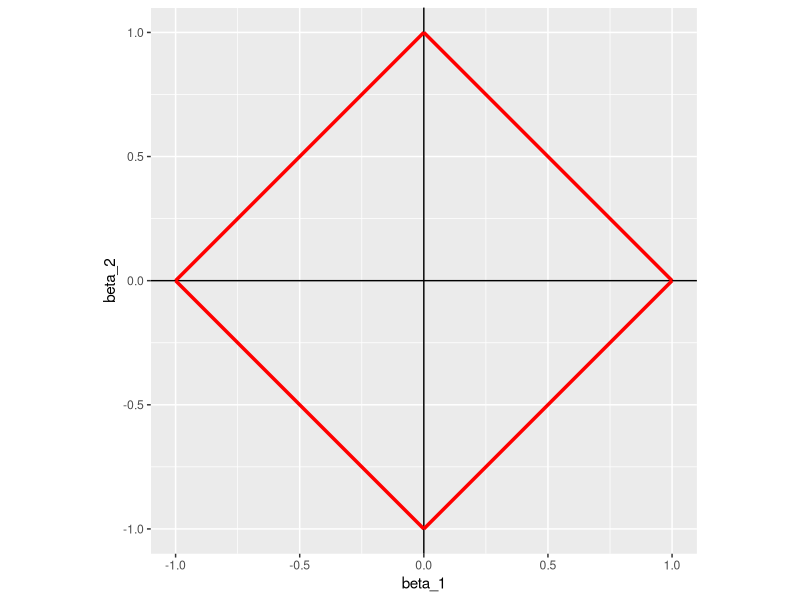
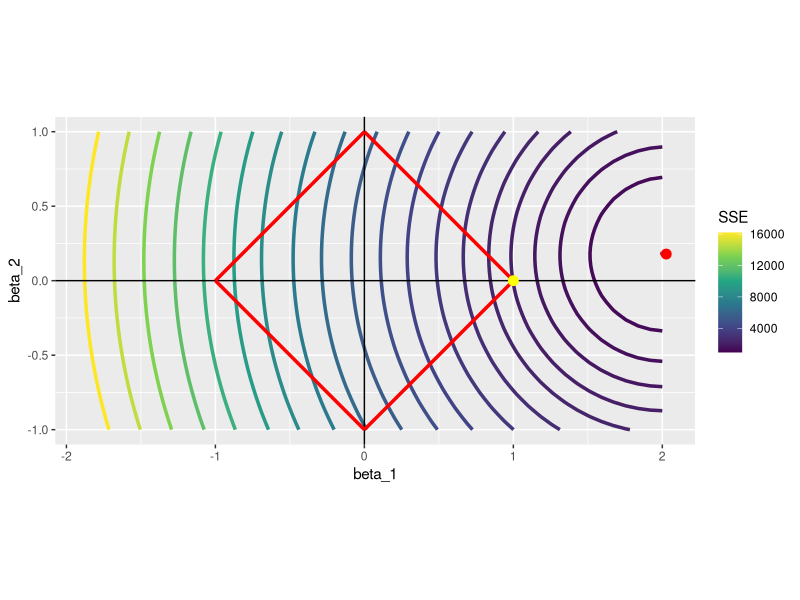
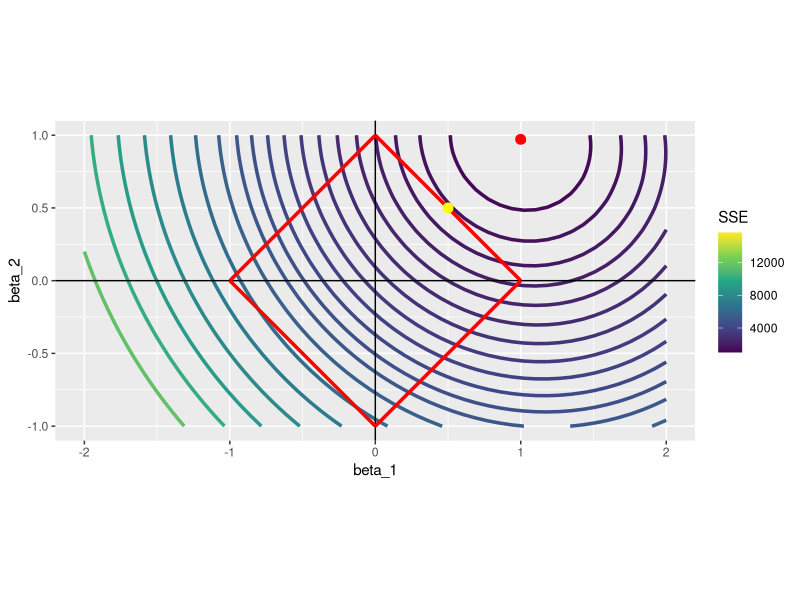
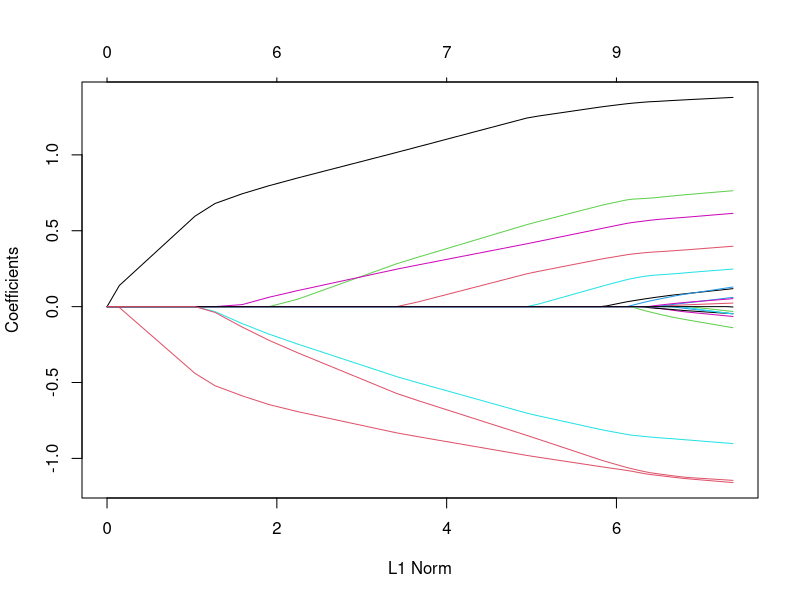
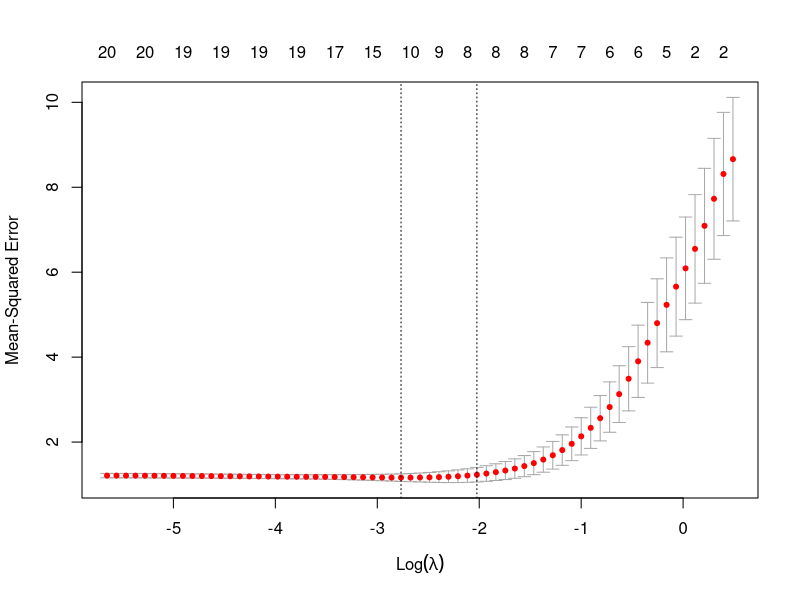

Recreate these plots in R, in order.
## ---- chunk 1
#| include: false

library(data.table)
library(tidyverse)
library(glmnet)
## ---- chunk 2
#| code-fold: true 

ggplot() +
  geom_hline(yintercept = 0) +
  geom_vline(xintercept = 0) +
  geom_segment(aes(x = 1, y = 0, xend = 0, yend = 1), color = "red", size = 1.2) +
  geom_segment(aes(x = 1, y = 0, xend = 0, yend = -1), color = "red", size = 1.2) +
  geom_segment(aes(x = -1, y = 0, xend = 0, yend = 1), color = "red", size = 1.2) +
  geom_segment(aes(x = -1, y = 0, xend = 0, yend = -1), color = "red", size = 1.2) +
  coord_equal() +
  xlab("beta_1") +
  ylab("beta_2")
## ---- chunk 3
N <- 1000 # number of observations
x_1 <- rnorm(N)
x_2 <- rnorm(N)
mu <- rnorm(N) # error term
y <- 2 * x_1 + 0.2 * x_2 + mu

data <-
  data.table(
    y = y,
    x_1 = x_1,
    x_2 = x_2
  )
## ---- chunk 4
(
ols_coefs <- lm(y ~ x_1 + x_2, data = data)$coefficient
)
## ---- chunk 5
(
beta_table <- 
  data.table::CJ(
    beta_1 = seq(-2, 2, length = 50),
    beta_2 = seq(-1, 1, length = 50) 
  )
)
## ---- chunk 6

#=== define the function to get SSE ===#
get_sse <- function(i, data)
{
  #=== extract beta_1 and beta_2 for ith observation  ===#
  betas <- beta_table[i, ]

  #=== calculate SSE ===#
  sse <-
    copy(data) %>% 
    .[, y_hat := x_1 * betas[, beta_1] + x_2 * betas[, beta_2]] %>% 
    .[, se := (y - y_hat)^2] %>% 
    .[, sum(se)]

  return(sse)
}

#=== calculate SSE for each row of beta_table ===#
sse_all <-
  lapply(
    1:nrow(beta_table),
    function(x) get_sse(x, data)
  ) %>% 
  unlist()

#=== assign the calculated sse values as a variable ===#
(
beta_table[, sse := sse_all]
)
## ---- chunk 7
#| code-fold: true 

ggplot() +
  stat_contour(
    data = beta_table, 
    aes(x = beta_1, y = beta_2, z = sse, color = ..level..),
    size = 1.2,
    breaks = 
      round(
        quantile(beta_table$sse, seq(0, 1, 0.05)),
        0
      )
    ) +
  scale_color_viridis_c(name = "SSE") +
  geom_hline(yintercept = 0) +
  geom_vline(xintercept = 0) +
  geom_segment(aes(x = 1, y = 0, xend = 0, yend = 1), color = "red", size = 1.2) +
  geom_segment(aes(x = 1, y = 0, xend = 0, yend = -1), color = "red", size = 1.2) +
  geom_segment(aes(x = -1, y = 0, xend = 0, yend = 1), color = "red", size = 1.2) +
  geom_segment(aes(x = -1, y = 0, xend = 0, yend = -1), color = "red", size = 1.2) +
  #=== OLS point estimates (solutions without the constraint) ===#
  geom_point(
    aes(x = ols_coefs["x_1"], y = ols_coefs["x_2"]),
    color = "red",
    size = 3
  ) +
  geom_point(
    aes(x = 1, y = 0),
    color = "yellow",
    size = 3
  ) +
  coord_equal()

## ---- chunk 8
#| code-fold: true

N <- 1000 # number of observations
x_1 <- rnorm(N)
x_2 <- rnorm(N)
mu <- rnorm(N) # error term
y <- x_1 + x_2 + mu

data <-
  data.table(
    y = y,
    x_1 = x_1,
    x_2 = x_2
  )

ols_coefs <- lm(y ~ x_1 + x_2, data = data)$coefficient

#=== calculate sse for each row of beta_table ===#
sse_all <-
  lapply(
    1:nrow(beta_table),
    function(x) {
      betas <- beta_table[x, ]
      sse <-
        copy(data) %>% 
        .[, y_hat := x_1 * betas[, beta_1] + x_2 * betas[, beta_2]] %>% 
        .[, se := (y - y_hat)^2] %>% 
        .[, sum(se)]
      return(sse)
    }
  ) %>% 
  unlist()

#=== assign the calculated sse values as a variable ===#
beta_table[, sse := sse_all]

#=== visualize ===#
ggplot() +
  stat_contour(
    data = beta_table, 
    aes(x = beta_1, y = beta_2, z = sse, color = ..level..),
    size = 1.2,
    breaks = 
      round(
        quantile(beta_table$sse, seq(0, 1, 0.05)),
        0
      )
    ) +
  scale_color_viridis_c(name = "SSE") +
  geom_hline(yintercept = 0) +
  geom_vline(xintercept = 0) +
  geom_segment(aes(x = 1, y = 0, xend = 0, yend = 1), color = "red", size = 1.2) +
  geom_segment(aes(x = 1, y = 0, xend = 0, yend = -1), color = "red", size = 1.2) +
  geom_segment(aes(x = -1, y = 0, xend = 0, yend = 1), color = "red", size = 1.2) +
  geom_segment(aes(x = -1, y = 0, xend = 0, yend = -1), color = "red", size = 1.2) +
  #=== OLS point estimates (solutions without the constraint) ===#
  geom_point(
    aes(x = ols_coefs["x_1"], y = ols_coefs["x_2"]),
    color = "red",
    size = 3
  ) +
  geom_point(
    aes(x = 0.5, y = 0.5),
    color = "yellow",
    size = 3
  ) +
  coord_equal()
## ---- chunk 9
#=== get the data ===#
data(QuickStartExample)

#=== see the structure ===#
str(QuickStartExample)
## ---- chunk 10
#=== extract X and y ===#
X <- QuickStartExample$x
y <- QuickStartExample$y

#=== run LASSO ===#
lasso <- glmnet(X, y)
## ---- chunk 11
lasso
## ---- chunk 12
#=== get coefficient estimates ===#
coef_lasso <- coef(lasso)

#=== check the dimension ===#
dim(coef_lasso)

#=== take a look at the first and last three ===#
coef_lasso[, c(1:3, 65:67)]
## ---- chunk 13
plot(lasso)
## ---- chunk 14
cv_lasso <- cv.glmnet(X, y, nfolds = 5)
## ---- chunk 15
plot(cv_lasso)
## ---- chunk 16
cv_lasso$lambda.min
## ---- chunk 17
coef(cv_lasso, s = "lambda.min")
## ---- chunk 18
coef(cv_lasso, s = "lambda.1se")
## ---- chunk 19
cv.glmnet(X, y, nfolds = 5, standardize = FALSE) %>% 
  coef(s = "lambda.min")
## ---- chunk 20
#=== scale the first variable ===#
X_scaled <- X
X_scaled[, 1] <- X_scaled[, 1] / 1000

cv.glmnet(X_scaled, y, nfolds = 5, standardize = FALSE) %>% 
  coef(s = "lambda.min")
## ---- chunk 21
#=== not scaled ===#
cv.glmnet(X, y, nfolds = 5, standardize = TRUE) %>% 
  coef(s = "lambda.min")

#=== scaled ===#
cv.glmnet(X_scaled, y, nfolds = 5, standardize = TRUE) %>% 
  coef(s = "lambda.min")
